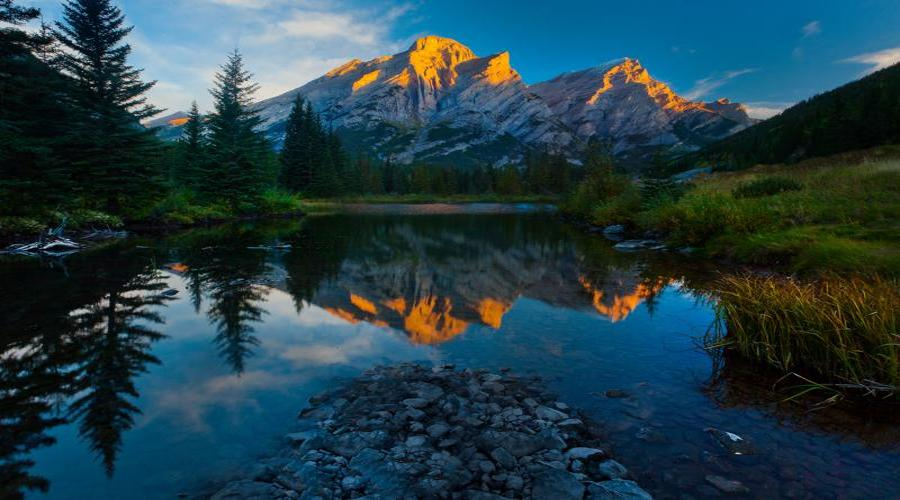
#> input picture image.jpg, 900 x 500 px
$ python module_11_1.py
#> lines starting #> are read from the running program, lines starting #| are printed output that depends on the picture
from PIL import Image
import datetime
def resize_image(image_path):
    image = Image.open(image_path)
    image = image.resize((800, 500))
    image.save(image_path)
def povorot(image_path):
#> called with image_path = 'image.jpg'
    image = Image.open(image_path)
#> image is the input picture: PIL image 900x500 RGB; mean R, G, B 34.9, 62.2, 71.2
    image = image.rotate(7, expand=True)
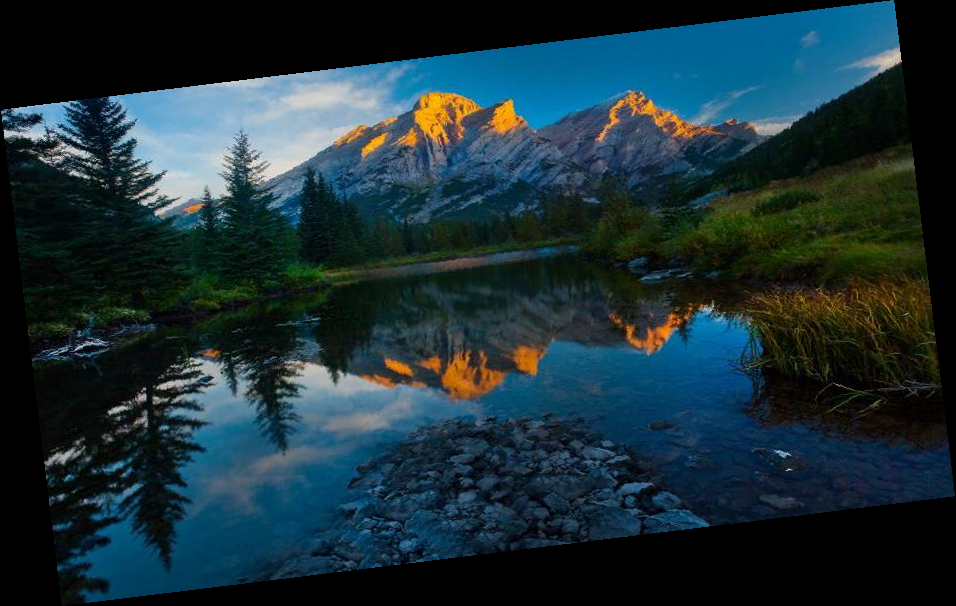
#> image: PIL image 956x606 RGB; mean R, G, B 27.1, 48.3, 55.3
    image.save(image_path, quality=95)
    image.close()
povorot('image.jpg')
start = datetime.datetime.now()
image_path = f'image.jpg'
resize_image(image_path)
end = datetime.datetime.now()
print(end-start)
